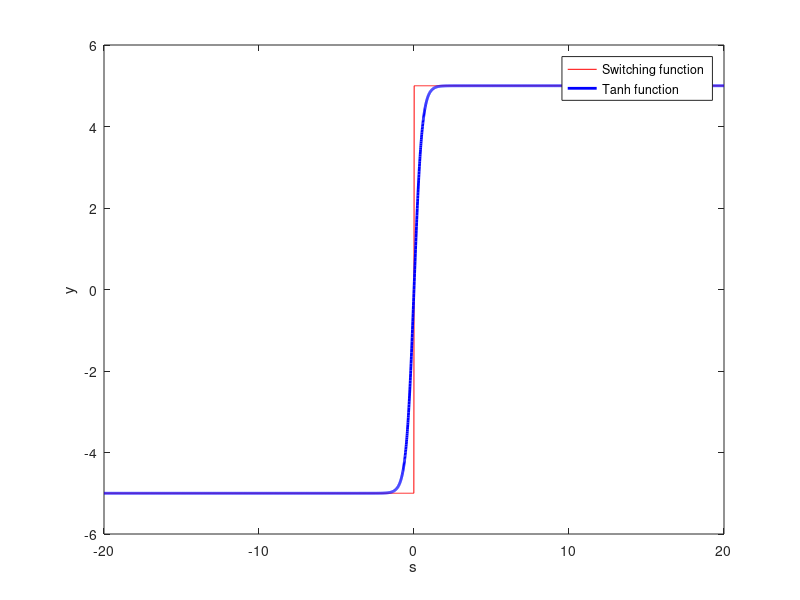

This chart was generated by the following MATLAB code:

clear all;
close all;

xite = 5.0;
ts = 0.01;

for k = 1:1:4001
    
s(k) = (k - 1) * ts - 20;

y1(k) = xite * sign(s(k));

epc = 0.5;

y2(k) = xite * tanh(s(k)/epc);

end

figure(1);
plot(s,y1,'r',s,y2,'b','linewidth',2);
xlabel('s'); ylabel('y');
legend('Switching function','Tanh function');
